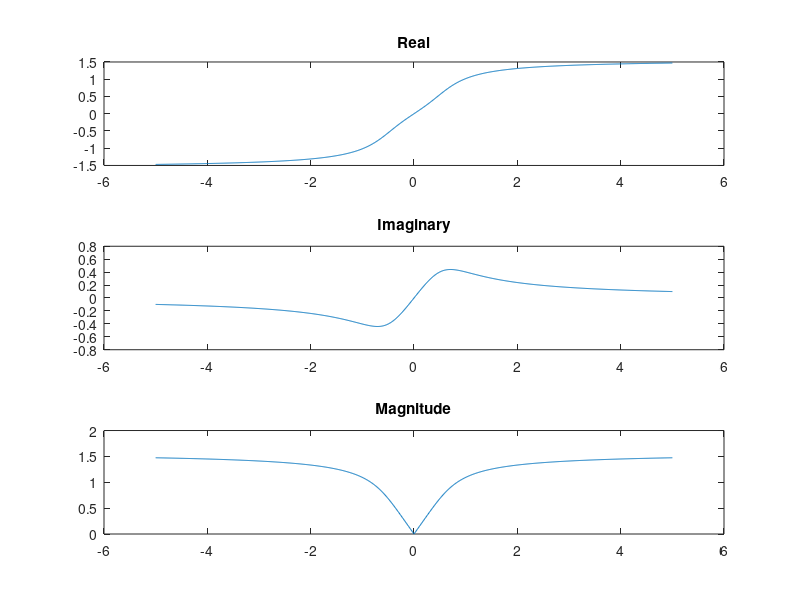

Here is the MATLAB script that generated this plot:
% Wygenerować przykładowy sygnał zespolony (np. za pomocą funkcji arctan – wykład
% 1 slajd 39). Wykreśl na 3 wykresach osobno moduł, część rzeczywistą i zespoloną
% tego sygnału

clc;
clear;
close all;

s = 1000;
z = linspace(-5, 5, s) + j*linspace(-5, 5, s);
y = atan(z);

figure(1);
    subplot(3,1,1);
        plot(real(z), real(y));
       title('Real');
    subplot(3,1,2);
        plot(real(z), imag(y));
        title('Imaginary');
    subplot(3,1,3);
        plot(real(z), abs(y));
        title('Magnitude');
